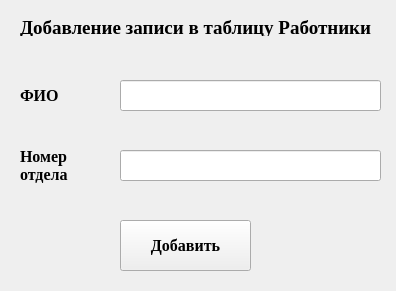
<?xml version="1.0" encoding="UTF-8"?>
<ui version="4.0">
 <class>Form</class>
 <widget class="QWidget" name="Form">
  <property name="geometry">
   <rect>
    <x>0</x>
    <y>0</y>
    <width>396</width>
    <height>291</height>
   </rect>
  </property>
  <property name="windowTitle">
   <string>Form</string>
  </property>
  <widget class="QLineEdit" name="lineEdit_number">
   <property name="geometry">
    <rect>
     <x>120</x>
     <y>80</y>
     <width>261</width>
     <height>31</height>
    </rect>
   </property>
  </widget>
  <widget class="QLabel" name="FIO_2">
   <property name="geometry">
    <rect>
     <x>20</x>
     <y>80</y>
     <width>101</width>
     <height>31</height>
    </rect>
   </property>
   <property name="font">
    <font>
     <family>Times New Roman</family>
     <pointsize>12</pointsize>
     <weight>75</weight>
     <bold>true</bold>
    </font>
   </property>
   <property name="text">
    <string>ФИО</string>
   </property>
  </widget>
  <widget class="QPushButton" name="pushButton">
   <property name="geometry">
    <rect>
     <x>120</x>
     <y>220</y>
     <width>131</width>
     <height>51</height>
    </rect>
   </property>
   <property name="font">
    <font>
     <family>Times New Roman</family>
     <pointsize>12</pointsize>
     <weight>75</weight>
     <bold>true</bold>
    </font>
   </property>
   <property name="text">
    <string>Добавить</string>
   </property>
  </widget>
  <widget class="QLineEdit" name="lineEdit_number_2">
   <property name="geometry">
    <rect>
     <x>120</x>
     <y>150</y>
     <width>261</width>
     <height>31</height>
    </rect>
   </property>
  </widget>
  <widget class="QLabel" name="name">
   <property name="geometry">
    <rect>
     <x>20</x>
     <y>20</y>
     <width>361</width>
     <height>16</height>
    </rect>
   </property>
   <property name="font">
    <font>
     <family>Times New Roman</family>
     <pointsize>14</pointsize>
     <weight>75</weight>
     <bold>true</bold>
    </font>
   </property>
   <property name="text">
    <string>Добавление записи в таблицу Работники</string>
   </property>
  </widget>
  <widget class="QLabel" name="number_2">
   <property name="geometry">
    <rect>
     <x>20</x>
     <y>140</y>
     <width>91</width>
     <height>51</height>
    </rect>
   </property>
   <property name="font">
    <font>
     <family>Times New Roman</family>
     <pointsize>12</pointsize>
     <weight>75</weight>
     <bold>true</bold>
    </font>
   </property>
   <property name="text">
    <string>Номер отдела</string>
   </property>
   <property name="wordWrap">
    <bool>true</bool>
   </property>
  </widget>
 </widget>
 <resources/>
 <connections/>
</ui>
